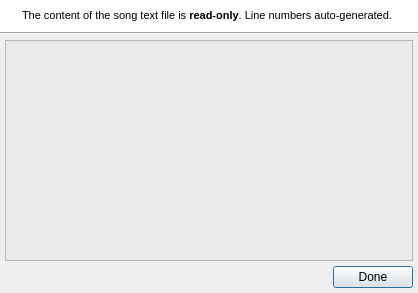
<ui version="4.0" >
 <class>QUTextDialog</class>
 <widget class="QDialog" name="QUTextDialog" >
  <property name="windowModality" >
   <enum>Qt::NonModal</enum>
  </property>
  <property name="geometry" >
   <rect>
    <x>0</x>
    <y>0</y>
    <width>418</width>
    <height>293</height>
   </rect>
  </property>
  <property name="windowTitle" >
   <string>Dialog</string>
  </property>
  <property name="windowIcon" >
   <iconset resource="images/uman.qrc" >:/types/text.png</iconset>
  </property>
  <layout class="QVBoxLayout" >
   <property name="spacing" >
    <number>0</number>
   </property>
   <property name="leftMargin" >
    <number>0</number>
   </property>
   <property name="topMargin" >
    <number>0</number>
   </property>
   <property name="rightMargin" >
    <number>0</number>
   </property>
   <property name="bottomMargin" >
    <number>0</number>
   </property>
   <item>
    <widget class="QFrame" name="frame" >
     <property name="palette" >
      <palette>
       <active>
        <colorrole role="Base" >
         <brush brushstyle="SolidPattern" >
          <color alpha="255" >
           <red>255</red>
           <green>255</green>
           <blue>255</blue>
          </color>
         </brush>
        </colorrole>
        <colorrole role="Window" >
         <brush brushstyle="SolidPattern" >
          <color alpha="255" >
           <red>255</red>
           <green>255</green>
           <blue>255</blue>
          </color>
         </brush>
        </colorrole>
       </active>
       <inactive>
        <colorrole role="Base" >
         <brush brushstyle="SolidPattern" >
          <color alpha="255" >
           <red>255</red>
           <green>255</green>
           <blue>255</blue>
          </color>
         </brush>
        </colorrole>
        <colorrole role="Window" >
         <brush brushstyle="SolidPattern" >
          <color alpha="255" >
           <red>255</red>
           <green>255</green>
           <blue>255</blue>
          </color>
         </brush>
        </colorrole>
       </inactive>
       <disabled>
        <colorrole role="Base" >
         <brush brushstyle="SolidPattern" >
          <color alpha="255" >
           <red>255</red>
           <green>255</green>
           <blue>255</blue>
          </color>
         </brush>
        </colorrole>
        <colorrole role="Window" >
         <brush brushstyle="SolidPattern" >
          <color alpha="255" >
           <red>255</red>
           <green>255</green>
           <blue>255</blue>
          </color>
         </brush>
        </colorrole>
       </disabled>
      </palette>
     </property>
     <property name="autoFillBackground" >
      <bool>true</bool>
     </property>
     <property name="frameShadow" >
      <enum>QFrame::Raised</enum>
     </property>
     <layout class="QHBoxLayout" >
      <item>
       <widget class="QLabel" name="infoIconLbl" >
        <property name="sizePolicy" >
         <sizepolicy vsizetype="Preferred" hsizetype="Fixed" >
          <horstretch>0</horstretch>
          <verstretch>0</verstretch>
         </sizepolicy>
        </property>
        <property name="text" >
         <string/>
        </property>
        <property name="pixmap" >
         <pixmap resource="images/uman.qrc" >:/marks/information.png</pixmap>
        </property>
        <property name="alignment" >
         <set>Qt::AlignLeading|Qt::AlignLeft|Qt::AlignTop</set>
        </property>
       </widget>
      </item>
      <item>
       <widget class="QLabel" name="label_3" >
        <property name="text" >
         <string>&lt;html>&lt;head>&lt;meta name="qrichtext" content="1" />&lt;style type="text/css">
p, li { white-space: pre-wrap; }
&lt;/style>&lt;/head>&lt;body style=" font-family:'MS Shell Dlg 2'; font-size:8.25pt; font-weight:400; font-style:normal;">
&lt;p style=" margin-top:0px; margin-bottom:0px; margin-left:0px; margin-right:0px; -qt-block-indent:0; text-indent:0px;">The content of the song text file is &lt;span style=" font-weight:600; color:#000000;">read-only&lt;/span>&lt;span style=" color:#000000;">. Line numbers auto-generated.&lt;/span>&lt;/p>&lt;/body>&lt;/html></string>
        </property>
        <property name="alignment" >
         <set>Qt::AlignLeading|Qt::AlignLeft|Qt::AlignTop</set>
        </property>
        <property name="wordWrap" >
         <bool>true</bool>
        </property>
       </widget>
      </item>
     </layout>
    </widget>
   </item>
   <item>
    <widget class="Line" name="line" >
     <property name="orientation" >
      <enum>Qt::Horizontal</enum>
     </property>
    </widget>
   </item>
   <item>
    <layout class="QVBoxLayout" >
     <property name="spacing" >
      <number>5</number>
     </property>
     <property name="leftMargin" >
      <number>5</number>
     </property>
     <property name="topMargin" >
      <number>5</number>
     </property>
     <property name="rightMargin" >
      <number>5</number>
     </property>
     <property name="bottomMargin" >
      <number>5</number>
     </property>
     <item>
      <widget class="QTextEdit" name="textEdit" >
       <property name="palette" >
        <palette>
         <active>
          <colorrole role="Base" >
           <brush brushstyle="SolidPattern" >
            <color alpha="255" >
             <red>234</red>
             <green>234</green>
             <blue>234</blue>
            </color>
           </brush>
          </colorrole>
         </active>
         <inactive>
          <colorrole role="Base" >
           <brush brushstyle="SolidPattern" >
            <color alpha="255" >
             <red>234</red>
             <green>234</green>
             <blue>234</blue>
            </color>
           </brush>
          </colorrole>
         </inactive>
         <disabled>
          <colorrole role="Base" >
           <brush brushstyle="SolidPattern" >
            <color alpha="255" >
             <red>212</red>
             <green>208</green>
             <blue>200</blue>
            </color>
           </brush>
          </colorrole>
         </disabled>
        </palette>
       </property>
       <property name="font" >
        <font>
         <family>Lucida Console</family>
        </font>
       </property>
       <property name="lineWrapMode" >
        <enum>QTextEdit::NoWrap</enum>
       </property>
       <property name="readOnly" >
        <bool>true</bool>
       </property>
      </widget>
     </item>
     <item>
      <layout class="QHBoxLayout" >
       <property name="spacing" >
        <number>0</number>
       </property>
       <item>
        <spacer>
         <property name="orientation" >
          <enum>Qt::Horizontal</enum>
         </property>
         <property name="sizeHint" >
          <size>
           <width>40</width>
           <height>20</height>
          </size>
         </property>
        </spacer>
       </item>
       <item>
        <widget class="QPushButton" name="doneBtn" >
         <property name="text" >
          <string>Done</string>
         </property>
         <property name="icon" >
          <iconset resource="images/uman.qrc" >:/marks/accept.png</iconset>
         </property>
        </widget>
       </item>
      </layout>
     </item>
    </layout>
   </item>
  </layout>
 </widget>
 <resources>
  <include location="images/uman.qrc" />
 </resources>
 <connections/>
</ui>
